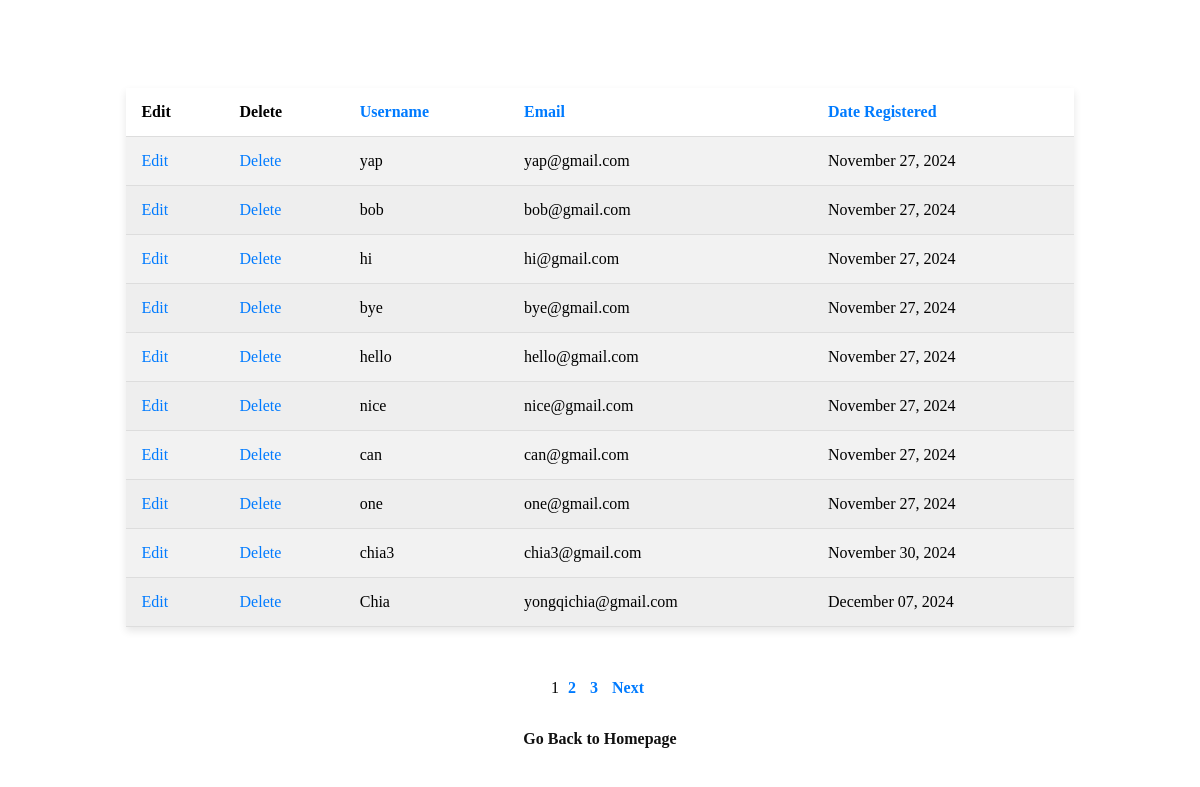
Page /Harvest/Harvest/AdminViewUser.php on the committed database.
### tables this page shows
CREATE TABLE `users` (
  `user_id` int(11) NOT NULL,
  `username` varchar(20) NOT NULL,
  `email` varchar(20) NOT NULL,
  `pass` char(40) NOT NULL,
  `registration_date` datetime NOT NULL
);

### Harvest/Harvest/AdminViewUser.php (the view, shortened to what this page needs)
<?php
require ('mysqli_connect.php');
$display = 10;
if (isset($_GET['p']) && is_numeric($_GET['p'])) {
    $pages = $_GET['p'];
} else {
    $q = "SELECT COUNT(user_id) FROM users";
    $r = @mysqli_query ($dbc, $q);
    $row = @mysqli_fetch_array ($r, MYSQLI_NUM);
    $records = $row[0];
    if ($records > $display) {
        $pages = ceil ($records/$display);
    } else {
        $pages = 1;
    }
}
if (isset($_GET['s']) && is_numeric($_GET['s'])) {
    $start = $_GET['s'];
} else {
    $start = 0;
}
$sort = (isset($_GET['sort'])) ? $_GET['sort'] : 'rd';
switch ($sort) {
    case 'rd':
        $order_by = 'registration_date ASC';
        break;
}
$q = "SELECT username, email, DATE_FORMAT(registration_date, '%M %d, %Y') AS dr, user_id FROM users ORDER BY $order_by LIMIT $start, $display";
$r = @mysqli_query ($dbc, $q);
echo '<table align="center" cellspacing="0" cellpadding="5" width="75%">
<tr>
	<td align="left"><b>Edit</b></td>
	<td align="left"><b>Delete</b></td>
	<td align="left"><b><a href="AdminViewUser.php?sort=ln">Username</a></b></td>
	<td align="left"><b><a href="AdminViewUser.php?sort=fn">Email</a></b></td>
	<td align="left"><b><a href="AdminViewUser.php?sort=rd">Date Registered</a></b></td>
</tr>
';
$bg = '#eeeeee';
while ($row = mysqli_fetch_array($r, MYSQLI_ASSOC)) {
    $bg = ($bg=='#eeeeee' ? '#ffffff' : '#eeeeee');
    echo '<tr bgcolor="' . $bg . '">
		<td align="left"><a href="edit_user.php?id=' . $row['user_id'] . '">Edit</a></td>
		<td align="left"><a href="delete_user.php?id=' . $row['user_id'] . '">Delete</a></td>
		<td align="left">' . $row['username'] . '</td>
		<td align="left">' . $row['email'] . '</td>
		<td align="left">' . $row['dr'] . '</td>
	</tr>
	';
}
echo '</table>';
if ($pages > 1) {
    echo '<br /><p>';
    $current_page = ($start/$display) + 1;
    for ($i = 1; $i <= $pages; $i++) {
        if ($i != $current_page) {
            echo '<a href="AdminViewUser.php?s=' . (($display * ($i - 1))) . '&p=' . $pages . '&sort=' . $sort . '">' . $i . '</a> ';
        } else {
            echo $i . ' ';
        }
    }
    if ($current_page != $pages) {
        echo '<a href="AdminViewUser.php?s=' . ($start + $display) . '&p=' . $pages . '&sort=' . $sort . '">Next</a>';
    }
    echo '</p>';
}
?>
<!DOCTYPE html>
<html lang="en">
<head>
    <link rel="stylesheet" href="adminstyles.css?v=1">
</head>
<body>
      	<div class="nav-links">
            <a href="homepage.php">Go Back to Homepage</a>
        </div>
</body>
</html>

### Harvest/Harvest/adminstyles.css (style rules this page uses)
body { display: flex; flex-direction: column; align-items: center; justify-content: center; height: 100vh; }
p { font-size: 16px; line-height: 1.6; margin: 10px 0; }
.nav-links { margin-top: 20px; text-align: center; }
.nav-links a { color: #111; text-decoration: none; font-size: 16px; font-weight: bold; padding: 10px 15px; border: 2px solid transparent; border-radius: 5px; transition: all 0.3s ease; }
table { width: 80%; margin: 20px auto; border-collapse: collapse; box-shadow: 0 4px 8px rgba(0, 0, 0, 0.1); background-color: #ffffff; }
table th, table td { padding: 15px; text-align: left; border-bottom: 1px solid #ddd; }
tr:nth-child(even) { background-color: #f2f2f2; }
table a { color: #007bff; text-decoration: none; }
p a { margin: 0 5px; text-decoration: none; color: #007bff; font-weight: bold; }

### rows in the picture
users: username "yap", email "yap@gmail.com", dr "November 27, 2024"
users: username "bob", email "bob@gmail.com", dr "November 27, 2024"
users: username "hi", email "hi@gmail.com", dr "November 27, 2024"
users: username "bye", email "bye@gmail.com", dr "November 27, 2024"
users: username "hello", email "hello@gmail.com", dr "November 27, 2024"
users: username "nice", email "nice@gmail.com", dr "November 27, 2024"
users: username "can", email "can@gmail.com", dr "November 27, 2024"
users: username "one", email "one@gmail.com", dr "November 27, 2024"
users: username "chia3", email "chia3@gmail.com", dr "November 30, 2024"
users: username "Chia", email "yongqichia@gmail.com", dr "December 07, 2024"
